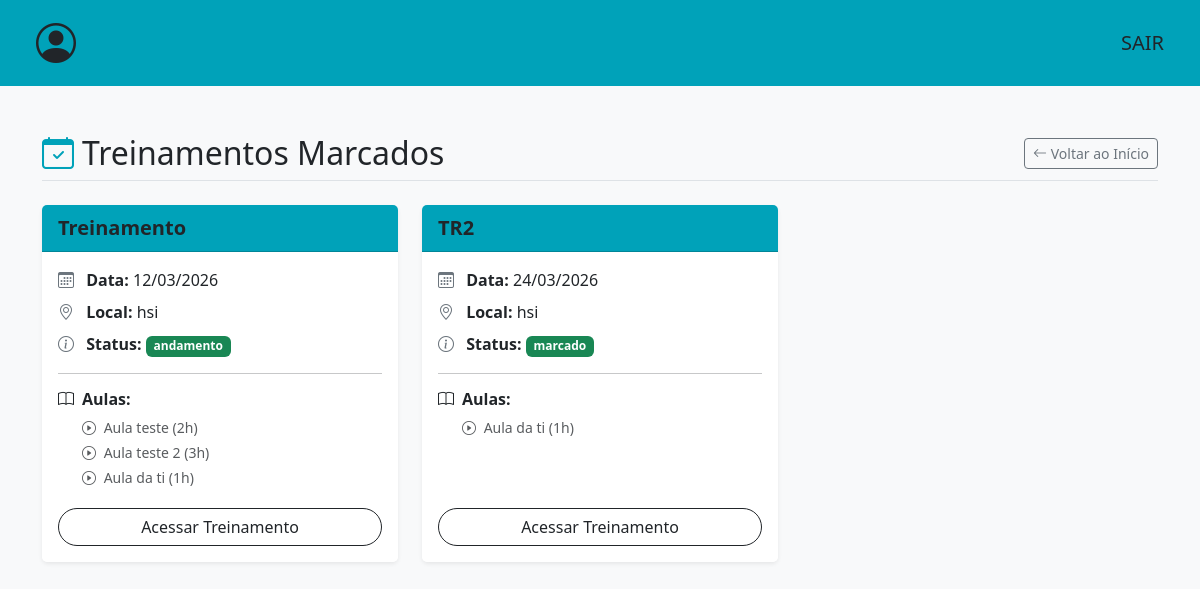
The app's page /listar-eventos-marcados/ (signed in), older data.
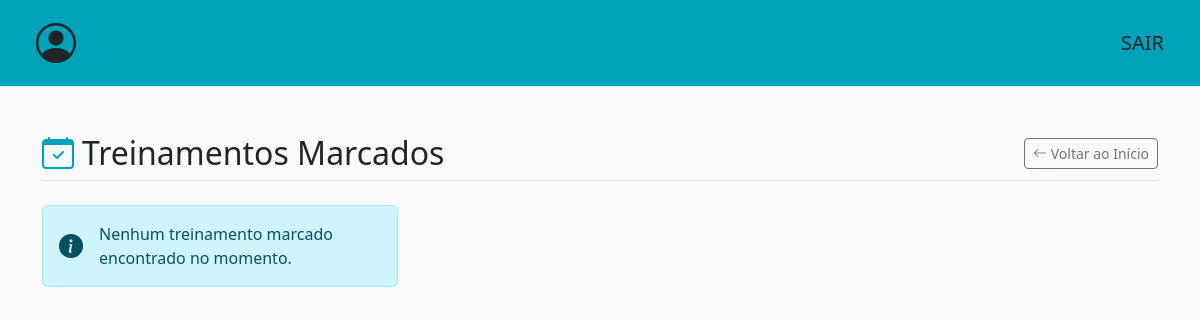
The same page, newer data.
### events/models.py (models this page shows, shortened)
class Treinamento(models.Model):
    opcoes_local = [
        ("AUDITORIO HSI","hsi"),
        ("AUDITORIO ADM CENTRAL","pupileira"),
    ]
    opcoes_status = [
        ("FINALIZADO","finalizado"),
        ("CANCELADO","cancelado"),
        ("MARCADO","marcado"),
        ("ANDAMENTO","andamento")
    ]
    nm_evento = models.CharField(max_length=100)
    data = models.DateField()
    local = models.CharField(max_length=50,choices=opcoes_local)
    status = models.CharField(max_length=50,choices=opcoes_status)
    participantes = models.JSONField(default=list,blank=True)
    aulas = models.ManyToManyField(Aula, related_name='aulas')

class Aula(models.Model):
    nm_aula = models.CharField(max_length=150)
    descricao = models.CharField(max_length=200)
    palestrante = models.CharField(max_length=100)
    carga_horaria = models.IntegerField(null=False)

### events/views.py (the view)
# urls.py: path('listar-eventos-marcados/',listar_treinamentos_marcados,name='listar-eventos-marcados'),
@login_required(login_url='/login')
def listar_treinamentos_marcados(request):
    lista_treinamentos = Treinamento.objects.filter(status__in=['MARCADO', 'ANDAMENTO'])
    return render(request,'events/listar-treinamento.html',{'treinamentos':lista_treinamentos})

### templates/events/listar-treinamento.html (shortened to what this page needs)
<!DOCTYPE html>
<html lang="pt-br">
<head>
    <link href="https://cdn.jsdelivr.net/npm/bootstrap@5.3.2/dist/css/bootstrap.min.css" rel="stylesheet">
    <link href="https://cdn.jsdelivr.net/npm/bootstrap-icons@1.11.1/font/bootstrap-icons.css" rel="stylesheet">
</head>
<body class="bg-light">
    {% include 'partials/navbar.html' %}
    <div class="container mt-5">
        <div class="d-flex justify-content-between align-items-center mb-4 border-bottom pb-2">
            <h2 class="m-0"><i class="bi bi-calendar-check text-custom-teal me-2"></i>Treinamentos Marcados</h2>
            <a href="{% url 'index' %}" class="btn btn-outline-secondary btn-sm">
                <i class="bi bi-arrow-left"></i> Voltar ao Início
            </a>
        </div>
        <div class="row row-cols-1 row-cols-md-2 row-cols-lg-3 g-4">
            {% for treinamento in treinamentos %}
                <div class="col">
                    <div class="card h-100 shadow-sm border-0">
                        <div class="card-header bg-custom-teal text-dark fw-bold fs-5">
                            {{ treinamento.nm_evento }}
                        </div>
                        <div class="card-body">
                            <p class="card-text mb-2">
                                <i class="bi bi-calendar3 text-secondary me-2"></i> <strong>Data:</strong> {{ treinamento.data|date:"d/m/Y" }}
                            </p>
                            <p class="card-text mb-2">
                                <i class="bi bi-geo-alt text-secondary me-2"></i> <strong>Local:</strong> {{ treinamento.get_local_display }}
                            </p>
                            <p class="card-text mb-3">
                                <i class="bi bi-info-circle text-secondary me-2"></i> <strong>Status:</strong>
                                <span class="badge bg-success">{{ treinamento.get_status_display }}</span>
                            </p>
                            <hr>
                            <h6 class="fw-bold mb-2"><i class="bi bi-book me-2"></i>Aulas:</h6>
                            <ul class="list-unstyled mb-0 ms-4 small">
                                {% for aula in treinamento.aulas.all %}
                                    <li class="mb-1 text-muted">
                                        <i class="bi bi-play-circle me-1"></i> {{ aula.nm_aula }} ({{ aula.carga_horaria }}h)
                                    </li>
                                {% empty %}
                                    <li class="text-danger fst-italic">Nenhuma aula vinculada.</li>
                                {% endfor %}
                            </ul>
                        </div>
                        <div class="card-footer bg-white border-0 text-center pb-3 pt-0">
                            <a href="{% url 'conferir-treinamento' treinamento.id %}" class="btn btn-outline-dark w-100 rounded-pill">
                                Acessar Treinamento
                            </a>
                        </div>
                        </div>
                </div>
            {% empty %}
                <div class="col-12">
                    <div class="alert alert-info d-flex align-items-center" role="alert">
                        <i class="bi bi-info-circle-fill fs-4 me-3"></i>
                        <div>
                            Nenhum treinamento marcado encontrado no momento.
                        </div>
                    </div>
                </div>
            {% endfor %}
        </div>
    </div>
</body>
</html>

Row changes from the older to the newer data that the page shows:
no longer on this page (row edited): Treinamento: nm_evento "Treinamento", data "12/03/2026", local "hsi", status "andamento"
no longer on this page (row unchanged): Aula: nm_aula "Aula teste", carga_horaria "2", shown under "Treinamento"
no longer on this page (row unchanged): Aula: nm_aula "Aula teste 2", carga_horaria "3", shown under "Treinamento"
no longer on this page (row unchanged): Aula: nm_aula "Aula da ti", carga_horaria "1"
no longer on this page (row edited): Treinamento: nm_evento "TR2", data "24/03/2026", local "hsi", status "marcado"
Text that changed along with them:
text now shown: "Nenhum treinamento marcado encontrado no momento."
